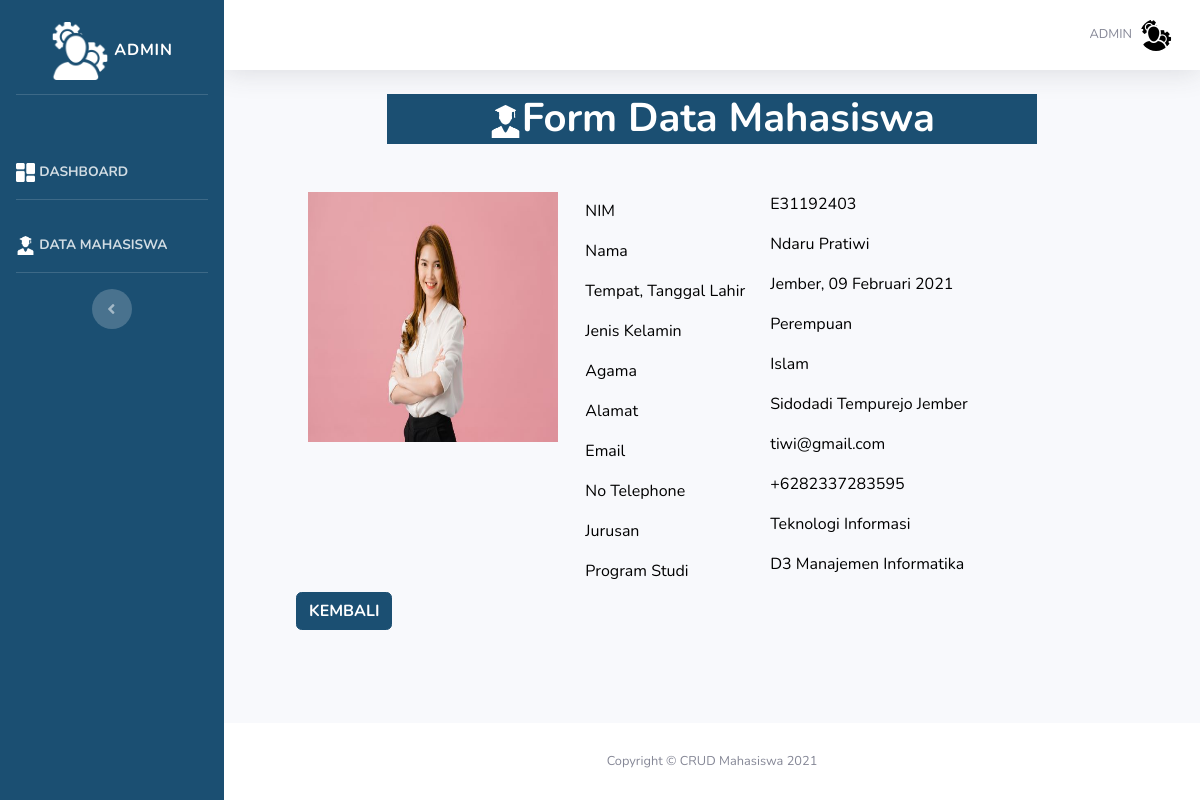
The app's page /Crud/profil/1 with its own data.
### tables this page shows
CREATE TABLE `tb_mahasiswa` (
  `id` int(128) NOT NULL,
  `nim` varchar(255) NOT NULL,
  `nama` varchar(255) NOT NULL,
  `ttl` varchar(255) NOT NULL,
  `jenkel` enum('Laki-Laki','Perempuan') NOT NULL,
  `agama` enum('Islam','Kristen','Katolik','Hindu','Buddha','Konghucu') NOT NULL,
  `alamat` varchar(255) NOT NULL,
  `email` varchar(255) NOT NULL,
  `no_hp` varchar(255) NOT NULL,
  `jurusan` varchar(255) NOT NULL,
  `prodi` varchar(255) NOT NULL,
  `foto` varchar(255) NOT NULL
);

### application/controllers/Crud.php (called while the page is built, shortened)
<?php
class Crud extends CI_Controller
{
    public function profil($id)
    {
        $data['judul'] = 'Profil Mahasiswa';
        $where = array('id' => $id);
        $data['mahasiswa'] = $this->Mahasiswa_model->profil($where, 'tb_mahasiswa')->result();
        $this->template_mahasiswa->views('profil', $data);
    }
}

### index.php (called while the page is built, shortened)
<?php
require_once BASEPATH.'core/CodeIgniter.php';

### application/models/Mahasiswa_model.php (called while the page is built, shortened)
<?php
class Mahasiswa_model extends CI_Model
{
    function profil($where, $data)
    {
        return $this->db->get_where($data, $where);
    }
}

### application/views/profil.php (the view)
<div class="container-fluid">
    <div class="profil_mahasiswa">
        <div class="tambah_mahasiswa bg-primary font-weight-bold text-center mx-auto" style="height: 50px; width:70%;">
            <center>
                <h1 class="text-white font-weight-bold"><img src="<?php echo base_url('assets/image/student.png') ?>" width="5%" height="5%" alt="">Form Data Mahasiswa</h1>
            </center>
        </div>
        <div class="row my-5 mx-5">
            <?php
            foreach ($mahasiswa as $row) {
            ?>
                <div class="col-sm-4">
                    <img src="<?php echo base_url('uploads/' . $row->foto) ?>" width="250" height="250" alt="">
                </div>
                <div class=" col-sm-8">
                    <form style="color: black;">
                        <div class="row">
                            <div class="col-sm-4">
                                <label for="nim" class="col-form-label">NIM</label>
                            </div>
                            <div class="col-sm-8">
                                <p><?php echo $row->nim; ?></p>
                            </div>
                        </div>
                        <div class="row">
                            <div class="col-sm-4">
                                <label for="nama" class="col-form-label">Nama</label>
                            </div>
                            <div class="col-sm-8">
                                <p><?php echo $row->nama; ?></p>
                            </div>
                        </div>
                        <div class="row">
                            <div class="col-sm-4">
                                <label for="ttl" class="col-form-label">Tempat, Tanggal Lahir</label>
                            </div>
                            <div class="col-sm-8">
                                <p><?php echo $row->ttl; ?></p>
                            </div>
                        </div>
                        <div class="row">
                            <div class="col-sm-4">
                                <label for="jenkel" class="col-form-label">Jenis Kelamin</label>
                            </div>
                            <div class="col-sm-8">
                                <p><?php echo $row->jenkel; ?></p>
                            </div>
                        </div>
                        <div class="row">
                            <div class="col-sm-4">
                                <label for="agama" class="col-form-label">Agama</label>
                            </div>
                            <div class="col-sm-8">
                                <p><?php echo $row->agama; ?></p>
                            </div>
                        </div>
                        <div class="row">
                            <div class="col-sm-4">
                                <label for="alamat" class="col-form-label">Alamat</label>
                            </div>
                            <div class="col-sm-8">
                                <p><?php echo $row->alamat; ?></p>
                            </div>
                        </div>
                        <div class="row">
                            <div class="col-sm-4">
                                <label for="email" class="col-form-label">Email</label>
                            </div>
                            <div class="col-sm-8">
                                <p><?php echo $row->email; ?></p>
                            </div>
                        </div>
                        <div class="row">
                            <div class="col-sm-4">
                                <label for="no_hp" class="col-form-label">No Telephone</label>
                            </div>
                            <div class="col-sm-8">
                                <p><?php echo $row->no_hp; ?></p>
                            </div>
                        </div>
                        <div class="row">
                            <div class="col-sm-4">
                                <label for="jurusan" class="col-form-label">Jurusan</label>
                            </div>
                            <div class="col-sm-8">
                                <p><?php echo $row->jurusan; ?></p>
                            </div>
                        </div>
                        <div class="row">
                            <div class="col-sm-4">
                                <label for="prodi" class="col-form-label">Program Studi</label>
                            </div>
                            <div class="col-sm-8">
                                <p><?php echo $row->prodi; ?></p>
                            </div>
                        </div>
                    </form>
                </div>
            <?php
            }
            ?>
            <div class="back text-left">
                <a class="btn btn-primary" style="font-weight: bold;" href="<?php echo site_url('crud/data_mahasiswa') ?>">KEMBALI</a>
            </div>
        </div>
    </div>
</div>

### application/views/template/header.php (shortened to what this page needs)
<head>
    <link href="<?php echo base_url('assets/vendor/fontawesome-free/css/all.min.css') ?>" rel="stylesheet" type="text/css">
    <link href="<?php echo base_url('assets/css/sb-admin-2.min.css') ?>" rel="stylesheet">
    <link href="<?php echo base_url('assets/vendor/datatables/dataTables.bootstrap4.min.css') ?>" rel="stylesheet">
</head>

### application/views/template/sidebar.php
<ul class="navbar-nav bg-gradient-primary sidebar sidebar-dark accordion" id="accordionSidebar">
    <a class="sidebar-brand d-flex align-items-center justify-content-center mt-3 mb-2" href="<?php echo site_url('crud') ?>">
        <div class="sidebar-brand-icon">
            <img src="<?php echo base_url('assets/image/admin_white.png') ?>" alt="" width="30%" height="30%">
            <span class="font-weight-bold">ADMIN</span>
        </div>
    </a>
    <hr class="sidebar-divider my-0">
    <li class="nav-item mt-5">
        <a class="nav-link" href="<?php echo site_url('crud') ?>">
            <img src="<?php echo base_url('assets/image/dashboard.png') ?>" alt="" width="10%" height="10%">
            <span class="font-weight-bold">DASHBOARD</span></a>
    </li>
    <hr class="sidebar-divider">
    <li class="nav-item">
        <a class="nav-link" href="<?php echo site_url('crud/data_mahasiswa') ?>">
            <img src="<?php echo base_url('assets/image/student.png') ?>" alt="" width="10%" height="10%">
            <span class="font-weight-bold">DATA MAHASISWA</span>
        </a>
    </li>
    <hr class="sidebar-divider">
    <div class="text-center d-none d-md-inline">
        <button class="rounded-circle border-0" id="sidebarToggle"></button>
    </div>
</ul>

### application/views/template/topbar.php (shortened to what this page needs)
<nav class="navbar navbar-expand navbar-light bg-white topbar mb-4 static-top shadow">
    <ul class="navbar-nav ml-auto">
        <li class="nav-item dropdown no-arrow">
            <a class="nav-link dropdown-toggle" href="#" id="userDropdown" role="button" data-toggle="dropdown" aria-haspopup="true" aria-expanded="false">
                <span class="mr-2 d-none d-lg-inline text-gray-600 small">ADMIN</span>
                <img class="img-profile rounded-circle" src="<?php echo base_url('assets/image/admin_black.png') ?>">
            </a>
        </li>
    </ul>
</nav>

### application/views/template/content.php
<?php echo @$konten; ?>

### application/views/template/footer.php
<footer class="sticky-footer bg-white">
    <div class="container my-auto">
        <div class="copyright text-center my-auto">
            <span>Copyright &copy; CRUD Mahasiswa 2021</span>
        </div>
    </div>
</footer>

### application/libraries/Template_mahasiswa.php
<?php
class Template_mahasiswa
{
    protected $_ci;
    function __construct()
    {
        $this->_ci = &get_instance();
    }
    function views($template_mahasiswa = null, $data = null)
    {
        if ($template_mahasiswa != null) {
            $data['header'] = $this->_ci->load->view('template/header', $data, true);
            $data['sidebar'] = $this->_ci->load->view('template/sidebar', $data, true);
            $data['topbar'] = $this->_ci->load->view('template/topbar', $data, true);
            $data['konten'] = $this->_ci->load->view($template_mahasiswa, $data, TRUE);
            $data['content'] = $this->_ci->load->view('template/content', $data, true);
            $data['footer'] = $this->_ci->load->view('template/footer', $data, true);
            $data['js'] = $this->_ci->load->view('template/js', $data, true);
            echo $data['template_mahasiswa'] = $this->_ci->load->view('template/template_mahasiswa', $data, true);
        }
    }
}

### application/views/template/template_mahasiswa.php (shortened to what this page needs)
<!DOCTYPE html>
<html lang="en">
<?php echo @$header; ?>
<body id="page-top">
    <div id="wrapper">
        <?php echo @$sidebar; ?>
        <div id="content-wrapper" class="d-flex flex-column">
            <div id="content">
                <?php echo @$topbar; ?>
                <?php echo @$content; ?>
            </div>
            <?php echo @$footer; ?>
        </div>
    </div>
</body>
</html>

### records on screen
tb_mahasiswa: foto (picture), nim "E31192403", nama "Ndaru Pratiwi", ttl "Jember, 09 Februari 2021", jenkel "Perempuan", agama "Islam", alamat "Sidodadi Tempurejo Jember", email "tiwi@gmail.com", no_hp "+6282337283595", jurusan "Teknologi Informasi", prodi "D3 Manajemen Informatika"
